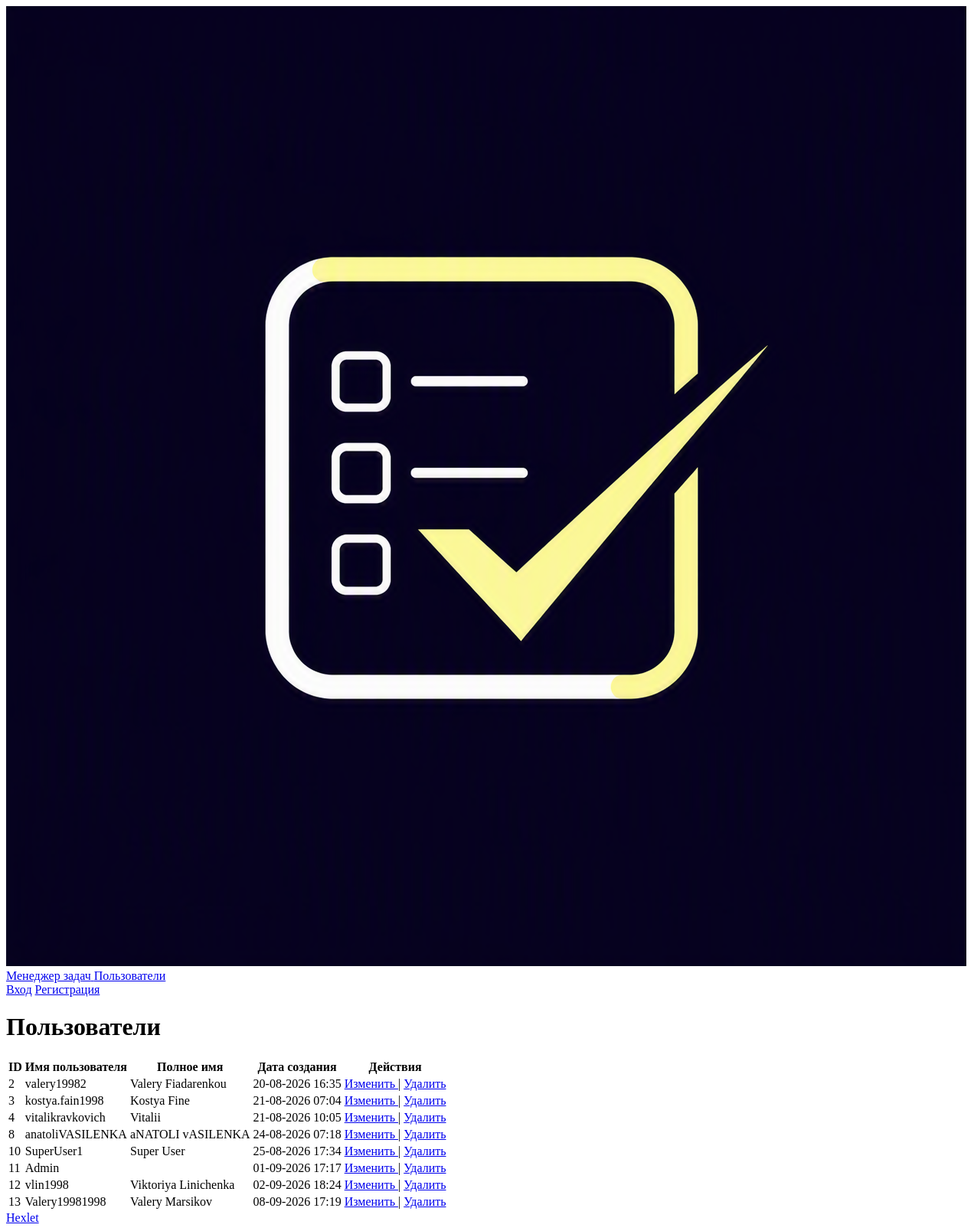
/users/, run on an earlier commit of the app's database.
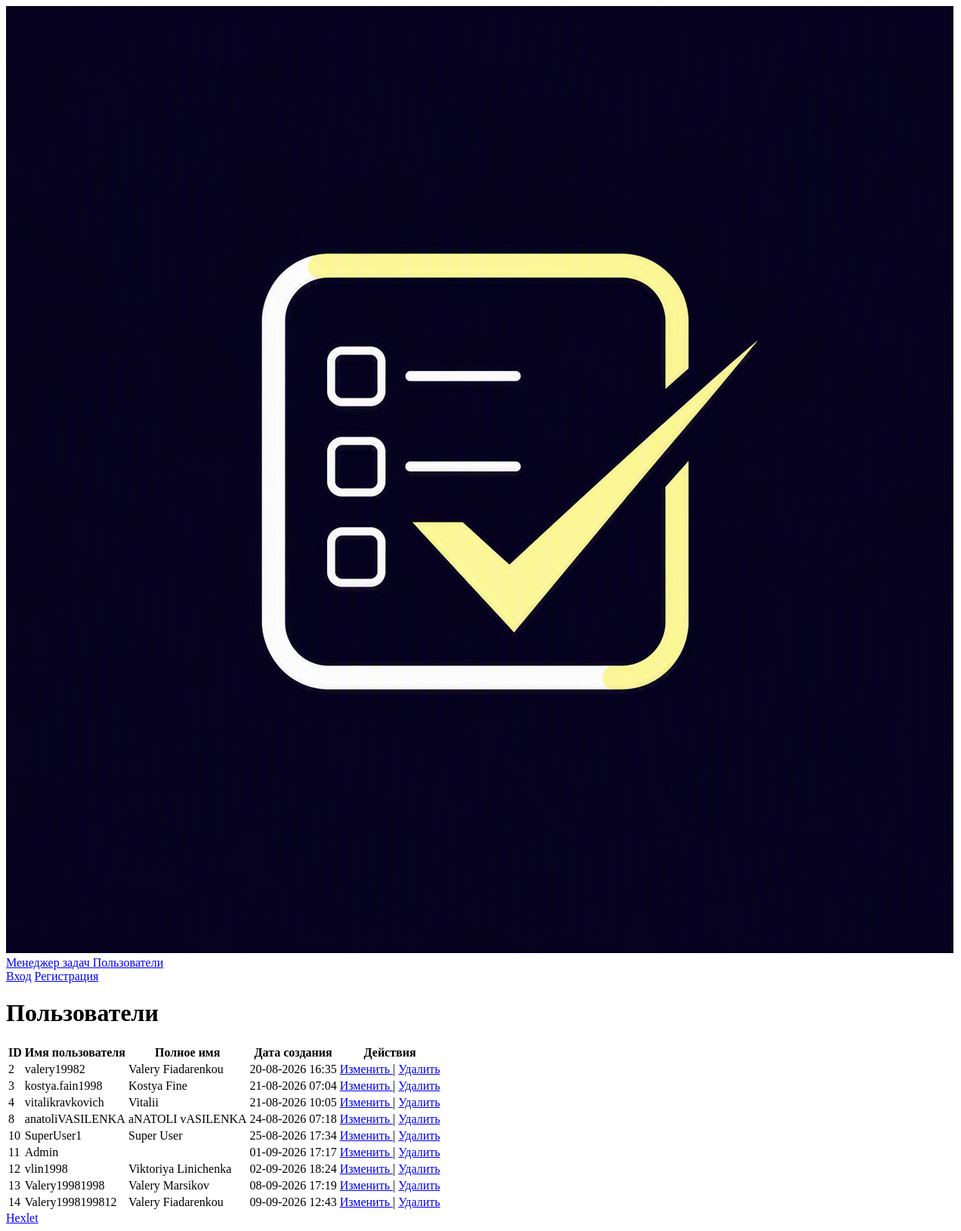
And on a later commit of the database.
### task_manager/user/models.py (models this page shows)
class User(AbstractUser):
    pass

### task_manager/user/views.py (the view)
# urls.py: path('', UsersView.as_view(), name='users'),
class UsersView(View):
    def get(self, request, *args, **kwargs):
        users = User.objects.all()
        return render(
            request,
            "user/users.html",
            context={
                "users": users
            }
        )

### templates/user/users.html (shortened to what this page needs)
{% extends "base.html" %}
{% load tailwind_cli %}
{% block content %}
    <h1 class="text-2xl font-bold mb-6">Пользователи</h1>
    <div class="overflow-x-auto border border-slate-200 rounded-lg shadow-sm">
        <table class="min-w-full divide-y divide-slate-200 bg-white text-sm">
            <thead class="bg-slate-50">
                <tr>
                    <th class="px-6 py-4 font-semibold text-slate-900 text-left">ID</th>
                    <th class="px-6 py-4 font-semibold text-slate-900 text-left">Имя пользователя</th>
                    <th class="px-6 py-4 font-semibold text-slate-900 text-left">Полное имя</th>
                    <th class="px-6 py-4 font-semibold text-slate-900 text-left">Дата создания</th>
                    <th class="px-6 py-4 font-semibold text-slate-900 text-left">Действия</th>
                </tr>
            </thead>
            <tbody class="divide-y divide-slate-200">
                {% for user in users %}
                <tr class="hover:bg-slate-50/75 transition-colors">
                    <td class="px-6 py-4 text-slate-500">{{ user.id }}</td>
                    <td class="px-6 py-4 font-medium text-slate-900">{{ user.username }}</td>
                    <td class="px-6 py-4 text-slate-700">{{ user.first_name }} {{ user.last_name }}</td>
                    <td class="px-6 py-4 text-slate-500">{{ user.date_joined|date:"d-m-Y H:i" }}</td>
                    <td class="px-6 py-4 whitespace-nowrap">
                        <a href="{% url 'user_update' user.id %}"
                           class="text-indigo-600 hover:text-indigo-900 hover:underline">
                            Изменить
                        </a>
                        <span class="text-slate-300 mx-1">|</span>
                        <a href="{% url 'user_delete' user.id %}"
                           class="text-red-600 hover:text-red-900 hover:underline">
                            Удалить
                        </a>
                    </td>
                </tr>
                {% endfor %}
            </tbody>
        </table>
    </div>
{% endblock %}

What changed in the data, as far as the page shows it:
added User: id "14", username "Valery1998199812", first_name "Valery", last_name "Fiadarenkou", date_joined "09-09-2026 12:43"
